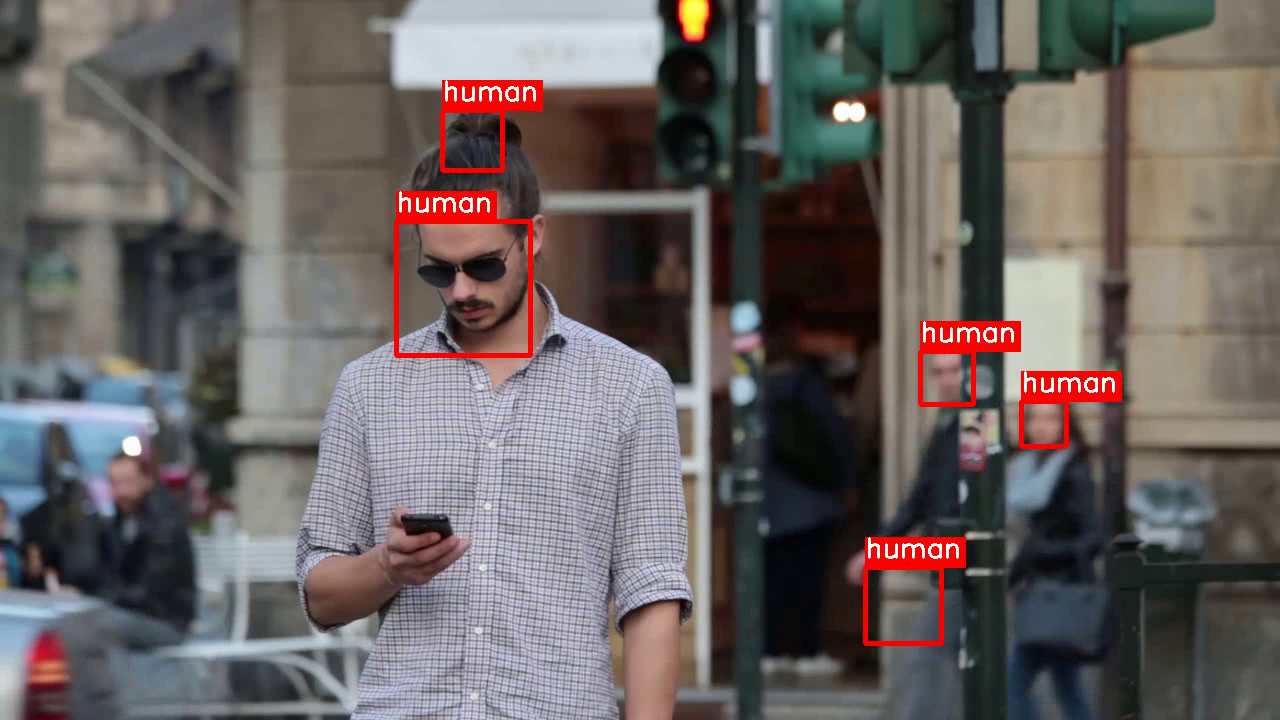
#> input picture frame 2 of Haar_cascade_human_detection/output_video.mp4, 1280 x 720 px, given in place of video8.mp4, which was not available
$ python videookuma.py
#> lines starting #> are read from the running program, lines starting #| are printed output that depends on the picture; after the words box and inside, x2 and y2 are one past the last pixel; in counts of white or black regions, pixels touching at a corner belong together
import cv2

cap = cv2.VideoCapture('video8.mp4')

while not cap.isOpened():
    pass

fps = int(cap.get(cv2.CAP_PROP_FPS))
width = int(cap.get(cv2.CAP_PROP_FRAME_WIDTH))
height = int(cap.get(cv2.CAP_PROP_FRAME_HEIGHT))

output_filename = 'output_video.mp4'
fourcc = cv2.VideoWriter_fourcc(*'XVID')
out = cv2.VideoWriter(output_filename, fourcc, fps, (width, height))

while True:
    ret, frame = cap.read()
#> frame is the input picture: shape (720, 1280, 3); mean B, G, R 96.9, 98.3, 105.5
    if not ret:
        break

    cv2.putText(frame, f"Width: {width}, Height: {height}, FPS: {fps}",
                (10, 30), cv2.FONT_HERSHEY_SIMPLEX, 1, (255, 255, 255), 2)
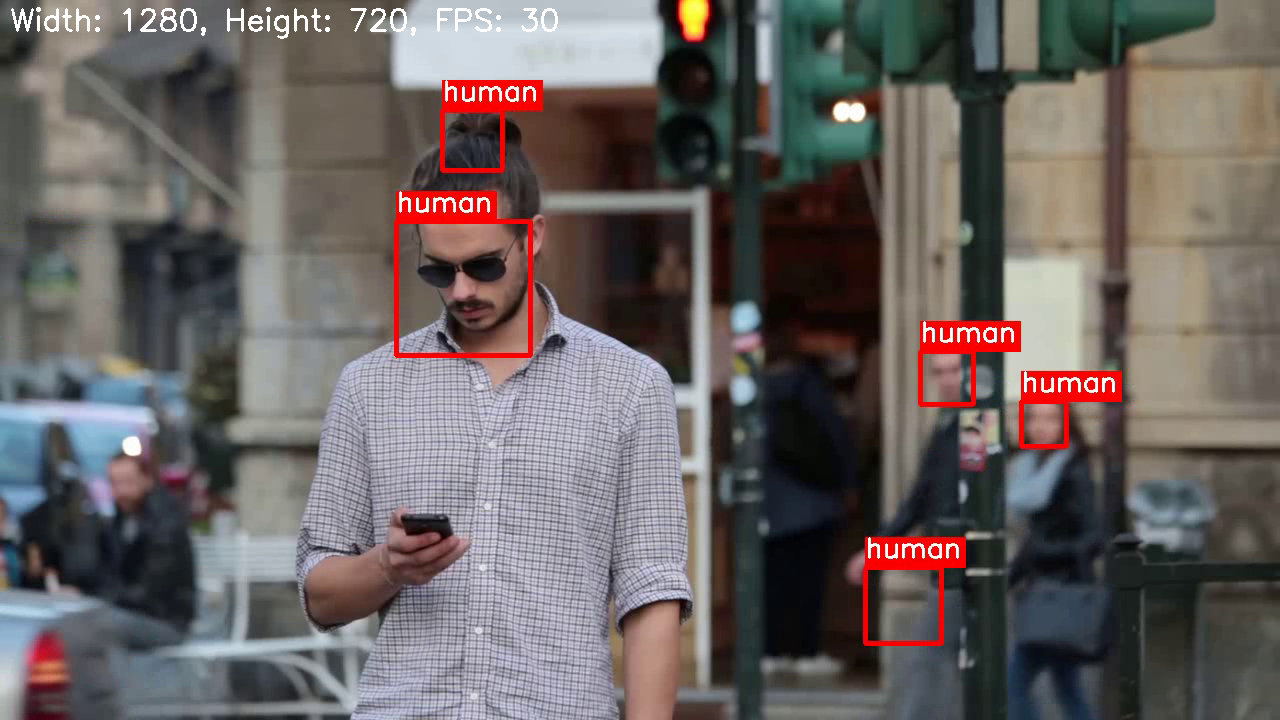
#> frame: shape (720, 1280, 3); 0.38% of pixels changed, all inside (x1, y1, x2, y2) = (11, 7, 558, 39)
    cv2.namedWindow('Video', cv2.WINDOW_NORMAL)
    cv2.imshow('Video', frame)

    out.write(frame)  # Çıktı videoya kareyi yaz

    if cv2.waitKey(1) & 0xFF == ord('w'):
#> (key Esc is pressed here)
        break

cap.release()
out.release()  # Çıktı videoyu serbest bırak
cv2.destroyAllWindows()

$ run again, starting later in the video
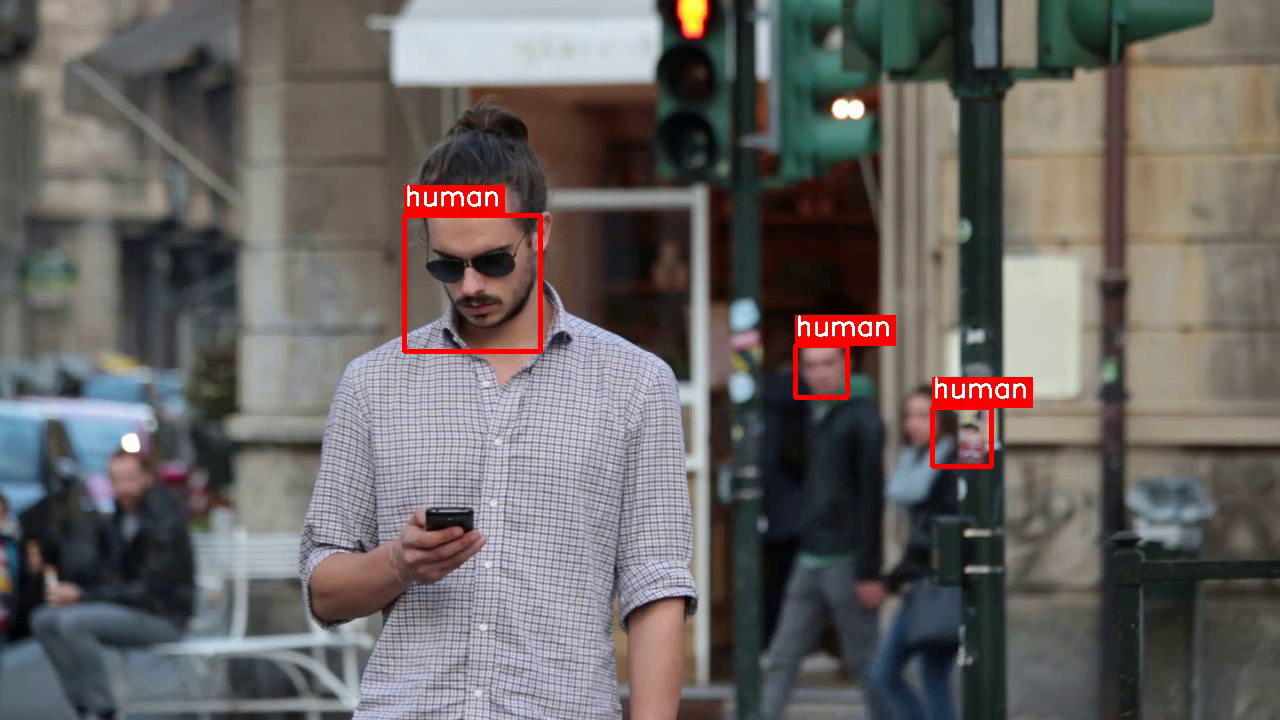
#> input picture frame 13 of Haar_cascade_human_detection/output_video.mp4, 1280 x 720 px, given in place of video8.mp4, which was not available
#> frame is the input picture: shape (720, 1280, 3); mean B, G, R 98.5, 100.4, 105
#> `cv2.putText(frame, f"Width: {width}, Height: {height}, FPS: {fps}", (1..`:
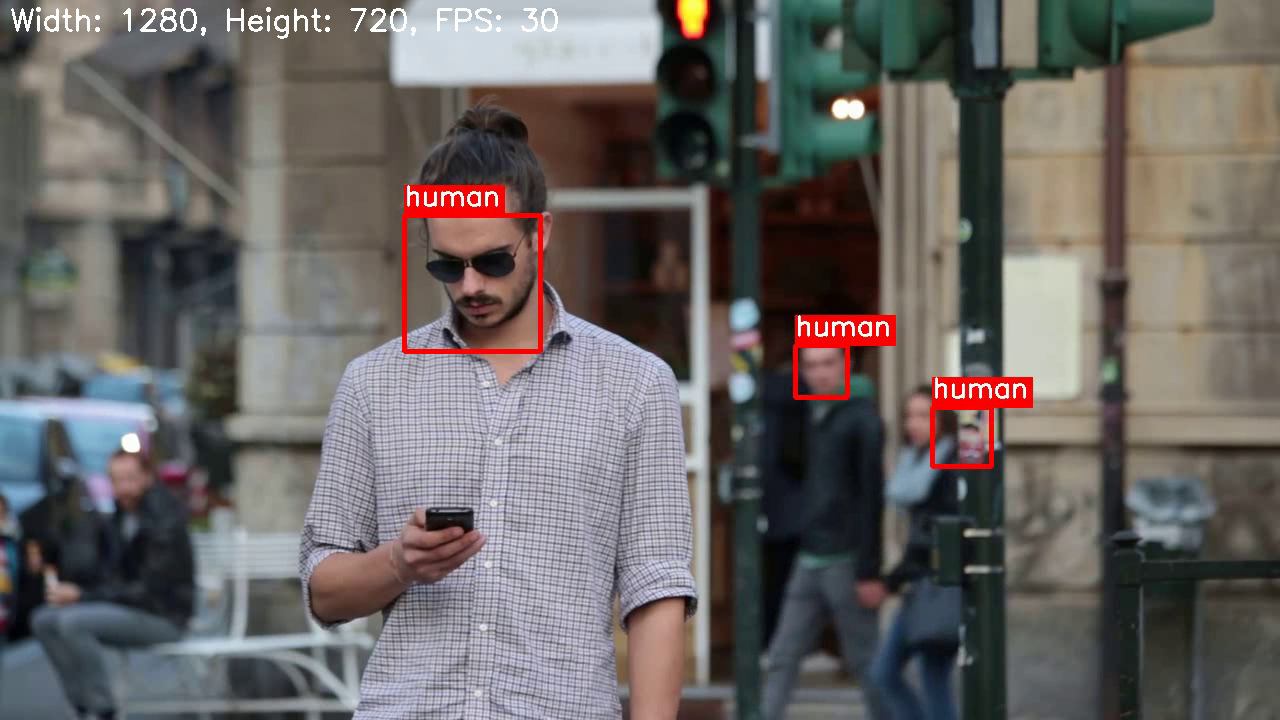
#> frame: shape (720, 1280, 3); 0.38% of pixels changed, all inside (x1, y1, x2, y2) = (11, 7, 558, 39)

$ run again, starting later in the video
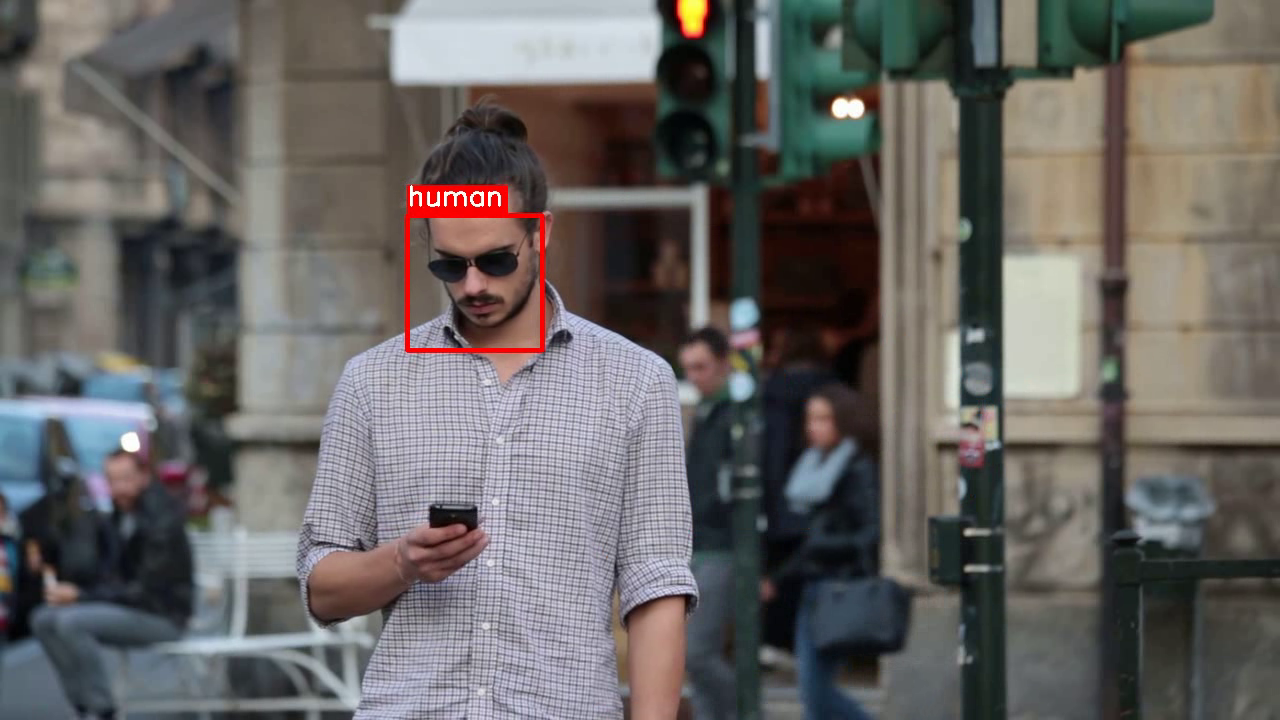
#> input picture frame 23 of Haar_cascade_human_detection/output_video.mp4, 1280 x 720 px, given in place of video8.mp4, which was not available
#> frame is the input picture: shape (720, 1280, 3); mean B, G, R 99, 100.8, 103.8
#> `cv2.putText(frame, f"Width: {width}, Height: {height}, FPS: {fps}", (1..`:
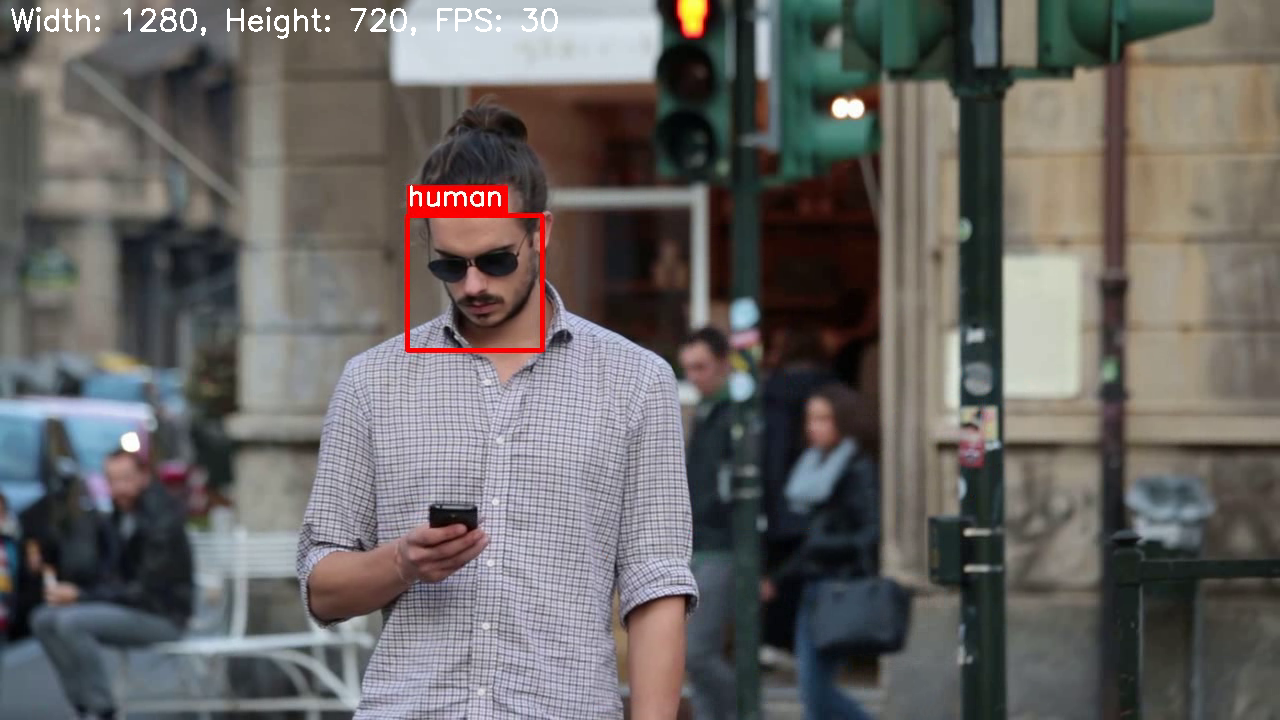
#> frame: shape (720, 1280, 3); 0.38% of pixels changed, all inside (x1, y1, x2, y2) = (11, 7, 558, 39)
